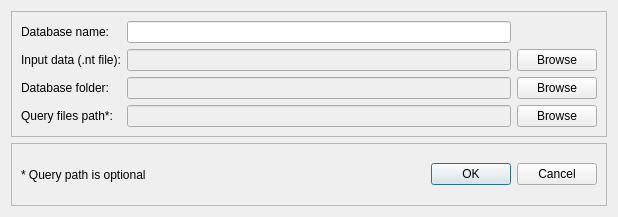
<?xml version="1.0" encoding="UTF-8"?>
<ui version="4.0">
 <class>LoadDataDialog</class>
 <widget class="QDialog" name="LoadDataDialog">
  <property name="geometry">
   <rect>
    <x>0</x>
    <y>0</y>
    <width>618</width>
    <height>217</height>
   </rect>
  </property>
  <property name="windowTitle">
   <string>Dialog</string>
  </property>
  <layout class="QGridLayout" name="gridLayout_2">
   <item row="0" column="0">
    <widget class="QFrame" name="frame">
     <property name="frameShape">
      <enum>QFrame::StyledPanel</enum>
     </property>
     <property name="frameShadow">
      <enum>QFrame::Raised</enum>
     </property>
     <layout class="QGridLayout" name="gridLayout">
      <item row="0" column="0">
       <widget class="QLabel" name="myLabel_3">
        <property name="text">
         <string>Database name:</string>
        </property>
       </widget>
      </item>
      <item row="0" column="1">
       <widget class="QLineEdit" name="pathTF_3">
        <property name="enabled">
         <bool>true</bool>
        </property>
        <property name="palette">
         <palette>
          <active>
           <colorrole role="Text">
            <brush brushstyle="SolidPattern">
             <color alpha="255">
              <red>0</red>
              <green>0</green>
              <blue>0</blue>
             </color>
            </brush>
           </colorrole>
          </active>
          <inactive>
           <colorrole role="Text">
            <brush brushstyle="SolidPattern">
             <color alpha="255">
              <red>0</red>
              <green>0</green>
              <blue>0</blue>
             </color>
            </brush>
           </colorrole>
          </inactive>
          <disabled>
           <colorrole role="Text">
            <brush brushstyle="SolidPattern">
             <color alpha="255">
              <red>0</red>
              <green>0</green>
              <blue>0</blue>
             </color>
            </brush>
           </colorrole>
          </disabled>
         </palette>
        </property>
        <property name="text">
         <string/>
        </property>
       </widget>
      </item>
      <item row="1" column="0">
       <widget class="QLabel" name="myLabel">
        <property name="text">
         <string>Input data (.nt file):</string>
        </property>
       </widget>
      </item>
      <item row="1" column="1">
       <widget class="QLineEdit" name="pathTF">
        <property name="enabled">
         <bool>false</bool>
        </property>
        <property name="palette">
         <palette>
          <active>
           <colorrole role="Text">
            <brush brushstyle="SolidPattern">
             <color alpha="255">
              <red>0</red>
              <green>0</green>
              <blue>0</blue>
             </color>
            </brush>
           </colorrole>
          </active>
          <inactive>
           <colorrole role="Text">
            <brush brushstyle="SolidPattern">
             <color alpha="255">
              <red>0</red>
              <green>0</green>
              <blue>0</blue>
             </color>
            </brush>
           </colorrole>
          </inactive>
          <disabled>
           <colorrole role="Text">
            <brush brushstyle="SolidPattern">
             <color alpha="255">
              <red>0</red>
              <green>0</green>
              <blue>0</blue>
             </color>
            </brush>
           </colorrole>
          </disabled>
         </palette>
        </property>
       </widget>
      </item>
      <item row="1" column="2">
       <widget class="QPushButton" name="browseButton">
        <property name="text">
         <string>Browse</string>
        </property>
       </widget>
      </item>
      <item row="2" column="0">
       <widget class="QLabel" name="myLabel_2">
        <property name="text">
         <string>Database folder:</string>
        </property>
       </widget>
      </item>
      <item row="2" column="1">
       <widget class="QLineEdit" name="pathTF_2">
        <property name="enabled">
         <bool>false</bool>
        </property>
        <property name="palette">
         <palette>
          <active>
           <colorrole role="Text">
            <brush brushstyle="SolidPattern">
             <color alpha="255">
              <red>0</red>
              <green>0</green>
              <blue>0</blue>
             </color>
            </brush>
           </colorrole>
          </active>
          <inactive>
           <colorrole role="Text">
            <brush brushstyle="SolidPattern">
             <color alpha="255">
              <red>0</red>
              <green>0</green>
              <blue>0</blue>
             </color>
            </brush>
           </colorrole>
          </inactive>
          <disabled>
           <colorrole role="Text">
            <brush brushstyle="SolidPattern">
             <color alpha="255">
              <red>0</red>
              <green>0</green>
              <blue>0</blue>
             </color>
            </brush>
           </colorrole>
          </disabled>
         </palette>
        </property>
       </widget>
      </item>
      <item row="2" column="2">
       <widget class="QPushButton" name="browseButton_2">
        <property name="text">
         <string>Browse</string>
        </property>
       </widget>
      </item>
      <item row="3" column="0">
       <widget class="QLabel" name="myLabel_4">
        <property name="text">
         <string>Query files path*:</string>
        </property>
       </widget>
      </item>
      <item row="3" column="1">
       <widget class="QLineEdit" name="pathTF_4">
        <property name="enabled">
         <bool>false</bool>
        </property>
        <property name="palette">
         <palette>
          <active>
           <colorrole role="Text">
            <brush brushstyle="SolidPattern">
             <color alpha="255">
              <red>0</red>
              <green>0</green>
              <blue>0</blue>
             </color>
            </brush>
           </colorrole>
          </active>
          <inactive>
           <colorrole role="Text">
            <brush brushstyle="SolidPattern">
             <color alpha="255">
              <red>0</red>
              <green>0</green>
              <blue>0</blue>
             </color>
            </brush>
           </colorrole>
          </inactive>
          <disabled>
           <colorrole role="Text">
            <brush brushstyle="SolidPattern">
             <color alpha="255">
              <red>0</red>
              <green>0</green>
              <blue>0</blue>
             </color>
            </brush>
           </colorrole>
          </disabled>
         </palette>
        </property>
       </widget>
      </item>
      <item row="3" column="2">
       <widget class="QPushButton" name="browseButton_3">
        <property name="text">
         <string>Browse</string>
        </property>
       </widget>
      </item>
     </layout>
    </widget>
   </item>
   <item row="1" column="0">
    <widget class="QFrame" name="frame_2">
     <property name="frameShape">
      <enum>QFrame::StyledPanel</enum>
     </property>
     <property name="frameShadow">
      <enum>QFrame::Plain</enum>
     </property>
     <layout class="QHBoxLayout" name="horizontalLayout">
      <item>
       <widget class="QLabel" name="myLabel_5">
        <property name="text">
         <string>* Query path is optional</string>
        </property>
       </widget>
      </item>
      <item>
       <widget class="QDialogButtonBox" name="buttonBox">
        <property name="enabled">
         <bool>true</bool>
        </property>
        <property name="orientation">
         <enum>Qt::Horizontal</enum>
        </property>
        <property name="standardButtons">
         <set>QDialogButtonBox::Cancel|QDialogButtonBox::Ok</set>
        </property>
       </widget>
      </item>
     </layout>
    </widget>
   </item>
  </layout>
 </widget>
 <resources/>
 <connections>
  <connection>
   <sender>buttonBox</sender>
   <signal>accepted()</signal>
   <receiver>LoadDataDialog</receiver>
   <slot>accept()</slot>
   <hints>
    <hint type="sourcelabel">
     <x>395</x>
     <y>155</y>
    </hint>
    <hint type="destinationlabel">
     <x>245</x>
     <y>90</y>
    </hint>
   </hints>
  </connection>
  <connection>
   <sender>buttonBox</sender>
   <signal>rejected()</signal>
   <receiver>LoadDataDialog</receiver>
   <slot>reject()</slot>
   <hints>
    <hint type="sourcelabel">
     <x>395</x>
     <y>155</y>
    </hint>
    <hint type="destinationlabel">
     <x>245</x>
     <y>90</y>
    </hint>
   </hints>
  </connection>
 </connections>
</ui>
